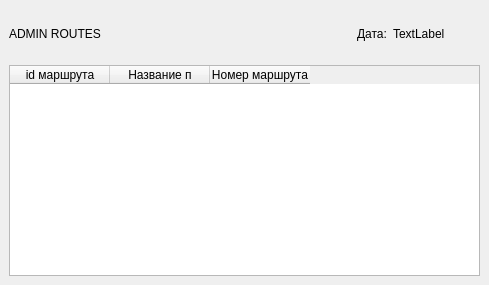
     <widget class="QWidget" name="routes_for_admin">
      <widget class="QWidget" name="widget_4" native="true">
       <property name="geometry">
        <rect>
         <x>9</x>
         <y>9</y>
         <width>454</width>
         <height>50</height>
        </rect>
       </property>
       <property name="sizePolicy">
        <sizepolicy hsizetype="Preferred" vsizetype="Fixed">
         <horstretch>0</horstretch>
         <verstretch>0</verstretch>
        </sizepolicy>
       </property>
       <property name="minimumSize">
        <size>
         <width>0</width>
         <height>50</height>
        </size>
       </property>
       <property name="maximumSize">
        <size>
         <width>16777215</width>
         <height>50</height>
        </size>
       </property>
       <layout class="QHBoxLayout" name="horizontalLayout_4">
        <item>
         <widget class="QLabel" name="label_8">
          <property name="minimumSize">
           <size>
            <width>0</width>
            <height>17</height>
           </size>
          </property>
          <property name="styleSheet">
           <string notr="true">font: 75 11pt &quot;Arial&quot;;</string>
          </property>
          <property name="text">
           <string>ADMIN ROUTES</string>
          </property>
         </widget>
        </item>
        <item>
         <spacer name="horizontalSpacer_2">
          <property name="orientation">
           <enum>Qt::Horizontal</enum>
          </property>
          <property name="sizeHint" stdset="0">
           <size>
            <width>208</width>
            <height>20</height>
           </size>
          </property>
         </spacer>
        </item>
        <item>
         <widget class="QLabel" name="label_9">
          <property name="text">
           <string>Дата:</string>
          </property>
         </widget>
        </item>
        <item>
         <widget class="QLabel" name="label_10">
          <property name="minimumSize">
           <size>
            <width>70</width>
            <height>0</height>
           </size>
          </property>
          <property name="text">
           <string>TextLabel</string>
          </property>
         </widget>
        </item>
       </layout>
      </widget>
      <widget class="QTableWidget" name="tableWidget_2">
       <property name="geometry">
        <rect>
         <x>9</x>
         <y>65</y>
         <width>471</width>
         <height>211</height>
        </rect>
       </property>
       <column>
        <property name="text">
         <string>id маршрута</string>
        </property>
       </column>
       <column>
        <property name="text">
         <string>Название п</string>
        </property>
       </column>
       <column>
        <property name="text">
         <string>Номер маршрута</string>
        </property>
       </column>
      </widget>
     </widget>
